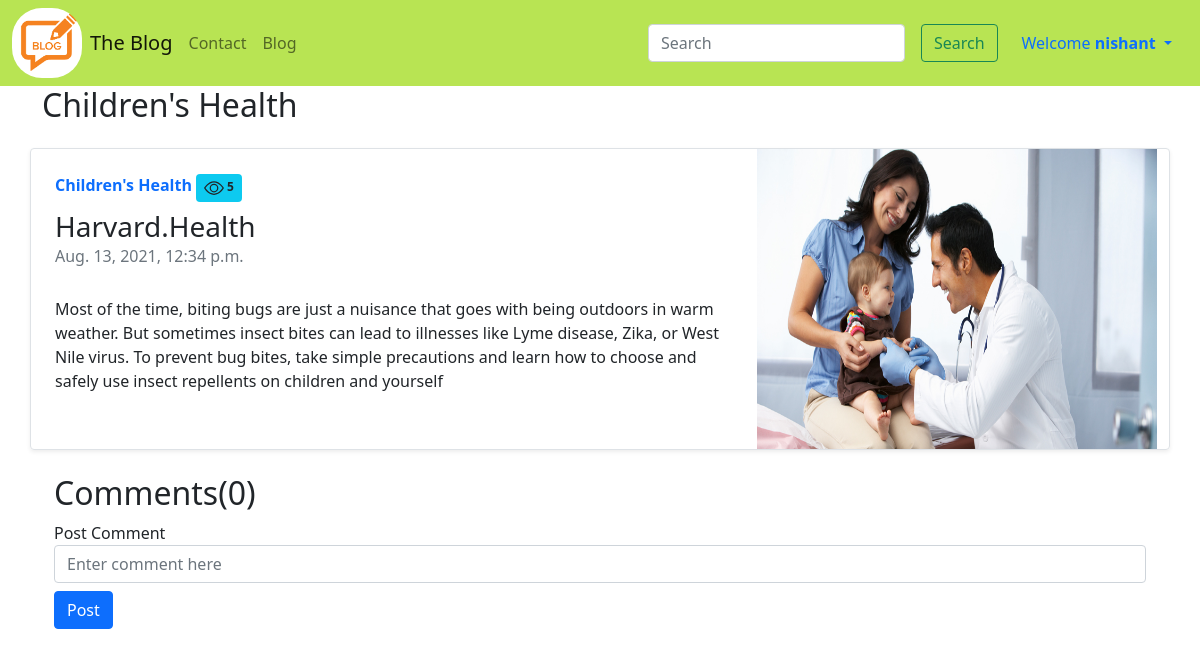
Page /blog/third_post (signed in) on the committed database.
### Blogger/models.py (models this page shows, shortened)
class Post(models.Model):
    sno = models.AutoField(primary_key=True)
    title = models.CharField(max_length=255)
    author = models.CharField(max_length=255)
    views = models.IntegerField(default=0)
    content = models.TextField()
    slug = models.SlugField(max_length=255, blank=True)
    timeStamp = models.DateTimeField(blank=True)
    image = models.ImageField(upload_to="Blogger/blog_img", default = "")

### Blogger/views.py (the view)
# urls.py: path('<str:slug>', views.blogPost, name='blogPost'),
def blogPost(request, slug):
    userlist = User.objects.all()
    post = Post.objects.filter(slug=slug).first()
    post.views += 1
    post.save()
    allcomments = BlogComment.objects.all()
    parentSno = request.POST.get("parentSno")
    replySno = request.POST.get("replySno")
    comments = BlogComment.objects.filter(post=post)
    replies= BlogComment.objects.filter(post=post).exclude(parent=None)
    replyDict={}
    for reply in replies:
        if reply.parent.sno not in replyDict.keys():
            replyDict[reply.parent.sno]=[reply]
        else:
            replyDict[reply.parent.sno].append(reply)
    '''output of above line: {29: [<BlogComment: hi this is relp... by  nishant>, <BlogComment: second time rep... by  nishant>], 31: [<BlogComment: hello 2 reply
     by  nishant>, <BlogComment: 2 reply of 2 co... by  nishant>]}'''
    replys = BlogComment.objects.filter(parent=replySno)
    context = {"post": post, "comments": comments, "allcomments": allcomments,'replyDict': replyDict}
    return render(request, 'blog/blogPost.html', context)

### templates/blog/blogPost.html (shortened to what this page needs)
{% extends 'Home/basic.html' %}
{% block body %}
{% load humanize %}
{% load extras %}
<div class="container">
    <h2>{{post.title}}</h2>
    <div class="row no-gutters border rounded overflow-hidden flex-md-row mb-4 shadow-sm h-md-250 my-4 position-relative">
        <div class="col p-4 d-flex flex-column position-static">
            <strong class="d-inline-block mb-2 text-primary">{{post.title}} <span class="badge bg-info text-dark">  {{post.views}}</span>
</strong>
            <h3 class="mb-0">{{post.author}}</h3>
            <div class="mb-1 text-muted">{{post.timeStamp}}</div>
            <p class="card-text mb-auto">{{post.content|safe}}</p>
        </div>
        <div class="col-auto d-none d-lg-block">
        <img src="/media/{{post.image}}" width="400" height="300" alt="" srcset="">
        </div>
    </div>
    <div class="container">
        {% if user.is_anonymous %}
        <p></p>
        <div class="alert alert-warning" role="alert">
            Login to Post a Comment!
        </div>
        {% else %}
        <h2> Comments({{comments.count}})</h2>
        <form action="/blog/postComment" method="post">
            <div class="form-group">
                <label for="exampleInputEmail1">Post Comment</label>
                <input type="text" class="form-control" name="comment" placeholder="Enter comment here">
            </div>
            <button type="submit" class="btn btn-primary mt-2">Post</button>
        </form>
        {% endif %}
        </div>
    </div>
        {% endblock body %}

### templates/home/basic.html (shortened to what this page needs)
<!doctype html>
<html lang="en">
<head>
    <link href="https://cdn.jsdelivr.net/npm/bootstrap@5.0.0-beta3/dist/css/bootstrap.min.css" rel="stylesheet"
>
</head>
<body>
{% load static %}
    <nav class="navbar navbar-expand-lg navbar-light" style="background-color: #b8e453;">
        <div class="container-fluid">
        <img style="border-radius: 30px;" src="{% static 'image/blog.png' %}" onclick="document.location='/'" width="70" height="70" alt="blog img" srcset="">
            <a class="navbar-brand mx-2" href="/">The Blog</a>
            <div class="collapse navbar-collapse" id="navbarSupportedContent">
                <ul class="navbar-nav me-auto mb-2 mb-lg-0">
                    <li class="nav-item">
                        <a class="nav-link {% block contactactive %}{% endblock contactactive %}"
                            href="/contact">Contact</a>
                    </li>
                    <li class="nav-item">
                        <a class="nav-link {% block blogactive %}{% endblock blogactive %}" href="/blog">Blog</a>
                    </li>
                </ul>
                <form method="get" action="/search" class="d-flex">
                    <input class="form-control me-2" type="search" placeholder="Search" aria-label="Search" name="query"
                        id="search">
                    <button class="btn btn-outline-success mx-2" type="submit">Search</button>
                </form>
                {% if user.is_authenticated %}
                <li class="nav dropdown">
                    <a class="nav-link dropdown-toggle" href="#" id="navbarDropdown" role="button"
                        data-bs-toggle="dropdown" aria-expanded="false">
                        Welcome<b> {{request.user}}</b>
                    </a>
                </li>
                {% endif %}
            </div>
        </div>
    </nav>
    {% block body %} {% endblock body %}
</body>
</html>

### rows in the picture
Post: title "Children's Health", views "5", author "Harvard.Health", timeStamp "Aug. 13, 2021, 12:34 p.m.", content "Most of the time, biting bugs are just a nuisance that goes with being outdoors in warm weather. But sometimes insect bites can lead to illnesses like Lyme disease, Zika, or West Nile virus. To prevent bug bites, take simple precautions and learn how to choose and safely use insect repellents on children and yourself", image (picture)

### other values in the picture
{{ request.user }} "nishant"
{{ comments.count }} "0"
